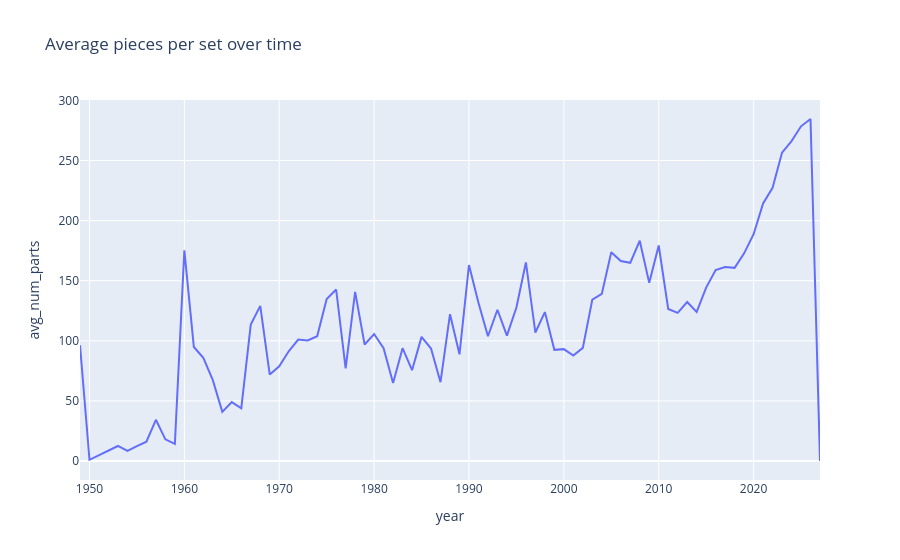

The cell this chart's notebook holds for it:
### Markdown cell above
## 4. Basic EDA on sets and themes

### Code cell
sets = dfs["sets"]
themes = dfs["themes"]

# join themes onto sets (adjust column names if needed)
sets_themes = sets.merge(
    themes,
    left_on="theme_id",
    right_on="id",
    suffixes=("_set", "_theme")
)

# distribution of release year
plt.figure(figsize=(8, 4))
sns.histplot(sets["year"], bins=30, kde=False)
plt.title("Distribution of LEGO set release years")
plt.xlabel("Year")
plt.ylabel("Count")
plt.show()

# distribution of num_parts (trim 99th percentile to avoid crazy tails)
plt.figure(figsize=(8, 4))
sns.histplot(sets["num_parts"], bins=50, kde=False)
plt.xlim(0, sets["num_parts"].quantile(0.99))
plt.title("Distribution of set piece counts (trimmed)")
plt.xlabel("Pieces")
plt.ylabel("Count")
plt.show()

# average pieces per year
avg_pieces_year = (
    sets.groupby("year")["num_parts"]
    .mean()
    .reset_index()
    .rename(columns={"num_parts": "avg_num_parts"})
)

fig = px.line(
    avg_pieces_year,
    x="year",
    y="avg_num_parts",
    title="Average pieces per set over time"
)
fig.show()

### Figure 1 — Plotly figure (JSON) as saved in the notebook; plotly's stock layout.template omitted (floating-point values rounded to 4 significant figures)
{"data": [{"hovertemplate": "year=%{x}<br>avg_num_parts=%{y}<extra></extra>", "legendgroup": "", "line": {"color": "#636efa", "dash": "solid"}, "marker": {"symbol": "circle"}, "mode": "lines", "name": "", "orientation": "v", "showlegend": false, "type": "scatter", "x": [1949, 1950, 1953, 1954, 1955, 1956, 1957, 1958, 1959, 1960, 1961, 1962, 1963, 1964, 1965, 1966, 1967, 1968, 1969, 1970, 1971, 1972, 1973, 1974, 1975, 1976, 1977, 1978, 1979, 1980, 1981, 1982, 1983, 1984, 1985, 1986, 1987, 1988, 1989, 1990, 1991, 1992, 1993, 1994, 1995, 1996, 1997, 1998, 1999, 2000, 2001, 2002, 2003, 2004, 2005, 2006, 2007, 2008, 2009, 2010, 2011, 2012, 2013, 2014, 2015, 2016, 2017, 2018, 2019, 2020, 2021, 2022, 2023, 2024, 2025, 2026, 2027], "xaxis": "x", "y": [96.4, 1.0, 12.5, 8.357, 12.44, 16.0, 34.29, 18.02, 14.25, 175.3, 94.88, 85.85, 67.3, 40.87, 49.0, 43.82, 113.6, 129.1, 71.92, 78.84, 91.28, 101.0, 100.3, 103.8, 134.8, 142.7, 77.12, 140.7, 96.91, 105.6, 93.79, 64.96, 93.85, 75.56, 103.3, 93.59, 65.55, 122.1, 88.78, 163.1, 131.6, 103.8, 125.8, 104.3, 127.7, 165.2, 106.9, 123.9, 92.51, 93.08, 87.71, 94.12, 134.3, 139.0, 173.7, 166.4, 164.9, 183.3, 148.2, 179.3, 126.5, 123.3, 132.3, 124.1, 144.3, 158.9, 161.5, 160.7, 172.8, 188.7, 214.4, 227.3, 256.6, 266.2, 278.5, 284.6, 0.0], "yaxis": "y"}], "layout": {"legend": {"tracegroupgap": 0}, "title": {"text": "Average pieces per set over time"}, "xaxis": {"anchor": "y", "domain": [0, 1], "title": {"text": "year"}}, "yaxis": {"anchor": "x", "domain": [0, 1], "title": {"text": "avg_num_parts"}}}}
